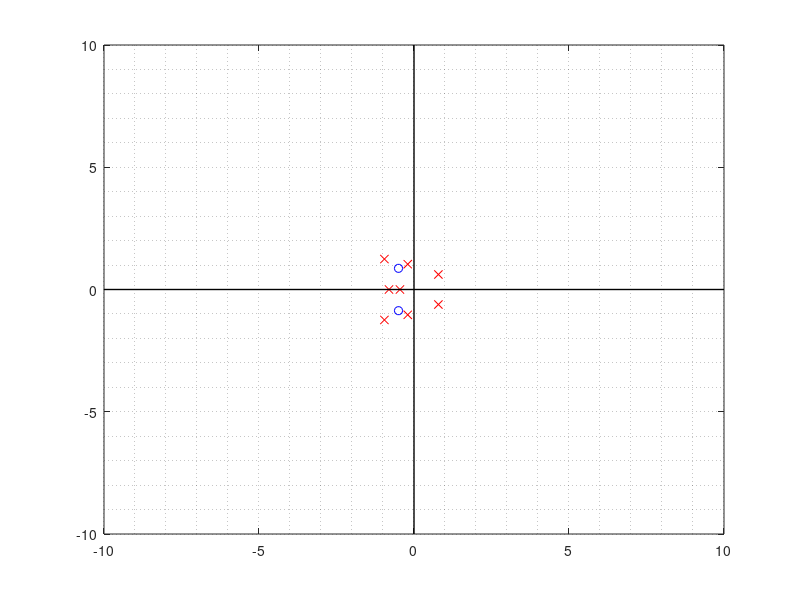

Recreate this plot in MATLAB.
% Plot a line and points

clear
clc
G = tf([1 1 1 ],[1 2 3 1 1 1 2 3 1 ]);
[p,z] = pzmap(G);

figure
plot(real(p),imag(p),'xr','buttondownfcn',{@Mouse_Callback,'down'});
hold on
plot(real(z),imag(z),'ob','buttondownfcn',{@Mouse_Callback,'down'});
hold on
plot([-10 10],[0 0],'k','linewidth',1)
hold on
plot([0 0],[-10 10],'k','linewidth',1)
grid minor

% Callback function for each point
function Mouse_Callback(hObj,~,action)

persistent curobj xdata ydata ind
pos = get(gca,'CurrentPoint');

switch action
    case 'down'
        curobj = hObj;
        xdata = get(hObj,'xdata');
        ydata = get(hObj,'ydata');
        [~,ind] = min(sum((xdata-pos(1)).^2+(ydata-pos(3)).^2,1));
        set(gcf,...
            'WindowButtonMotionFcn',  {@Mouse_Callback,'move'},...
            'WindowButtonUpFcn',      {@Mouse_Callback,'up'});
        
    case 'move'
        if ydata(ind) ~= 0
            if ~mod(ind,2) == 1
                ind = ind - 1;
            end
            ydata(ind+1) = - ydata(ind);
            xdata(ind+1) = xdata(ind);
            ydata(ind) = pos(3);
            set(curobj,'ydata',ydata)
            xdata(ind) = pos(1);
            set(curobj,'xdata',xdata)
        else
            xdata(ind) = pos(1);
            set(curobj,'xdata',xdata)
        end
    case 'up'
        set(gcf,...
            'WindowButtonMotionFcn',  '',...
            'WindowButtonUpFcn',      '');
end
end

